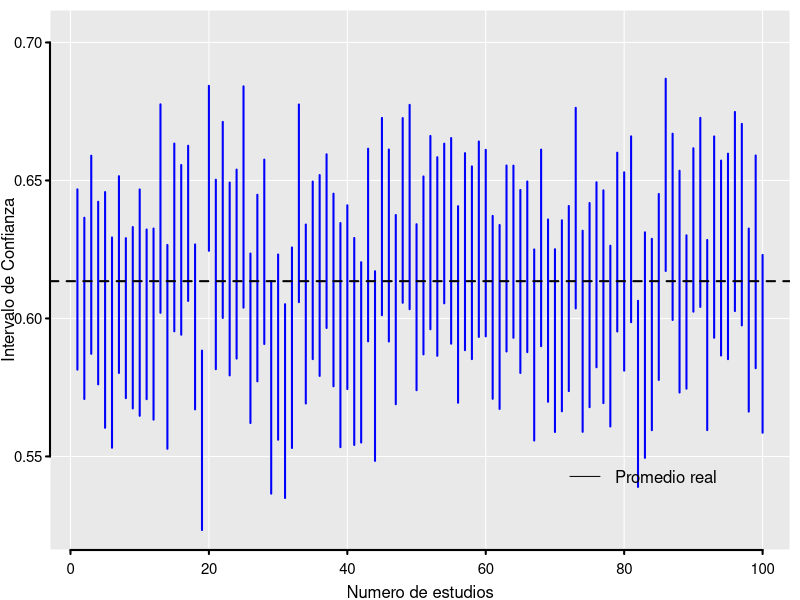

Generate this figure with R:
## ---- chunk 1
knitr::opts_chunk$set(collapse = TRUE)
## ---- chunk 2
set.seed(2017-12-17)
#Numero de especies arboreas conocidas  aprox. 60 000. Beech, E. #et,al. 2017.
#Promedio y desviaci?n estandar de la densidad de madera, 0.6134 y #0.1759 respectivamente. Zanne, A.E et,al. 2009
poblacion <- rnorm(60000,0.6134,0.1759)
## ---- chunk 3
primera_muestra <- sample(poblacion, 100)
## ---- chunk 4
# limite inferior "li"

li <- mean(primera_muestra) - 1.96 * (sd(primera_muestra)/sqrt(length(primera_muestra)))
(li)
## ---- chunk 5

# limite superior "ls"
 
ls <- mean(primera_muestra) + 1.96 * (sd(primera_muestra)/sqrt(length(primera_muestra)))
(ls)
## ---- chunk 6
#Cada columna en la matris *estudios* alberga la informacio #generada por cada uno de los estudios.

estudios<- replicate(1000, sample(poblacion, 100))

limite_inferior<- apply(estudios, 2, function(row){
  mean(row) - 1.96 * (sd(row)/sqrt(length(row)))
})

limite_superior <- apply(estudios, 2, function(row){
  mean(row) + 1.96 * (sd(row)/sqrt(length(row)))
})

promedio_real <- mean(poblacion)
promedio_real
## ---- chunk 7
mean(promedio_real > limite_inferior & promedio_real< limite_superior)*100
## ---- chunk 8
# Concideremos unicamente los resultados de los primeros cien 
# estudios generados.

par(mar=c(2,2,0,0)+.5, mgp=c(1.6,.4,0), tcl=-.2, 
    las=1, cex.axis=.9) 

plot(0, 0, xlim = c(1, 100), ylim = c(min(limite_inferior), max(limite_superior)),
     xlab = "Numero de estudios", ylab = "Intervalo de Confianza", bty = "n",
     col = "white",axes = FALSE)
rect(par("usr")[1], par("usr")[3], par("usr")[2], 
     par("usr")[4], col=gray(.9,.9), border='white')
grid(lty=1, col='white')
for(i in 1:100){
  segments(i, limite_inferior[i], i, limite_superior[i], lwd = 2,col="blue")
}
abline(h = promedio_real, col = 1, lwd = 2,lty=2)
legend(70, .55, legend = "Promedio real", col = 1, lty = 1, bty = "n")
axis(1,lwd=2,las=1)
axis(2,las=2,lwd=2)

